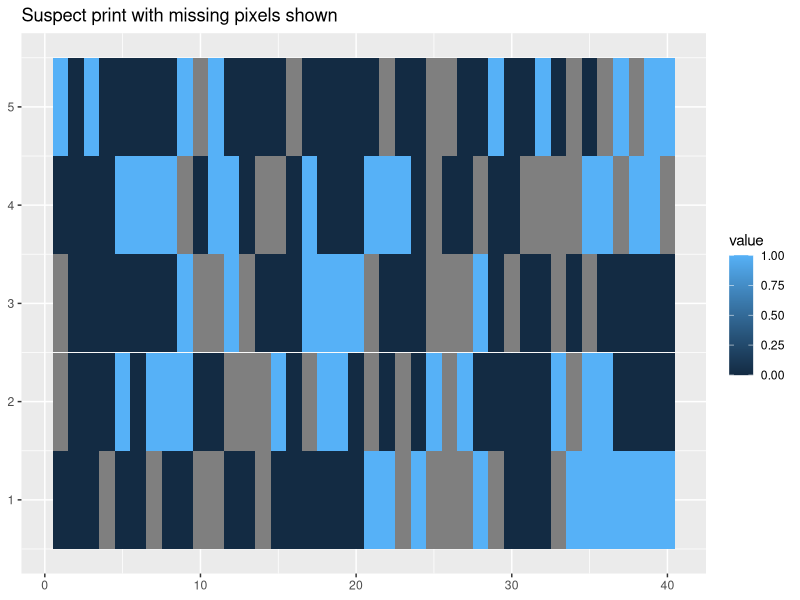
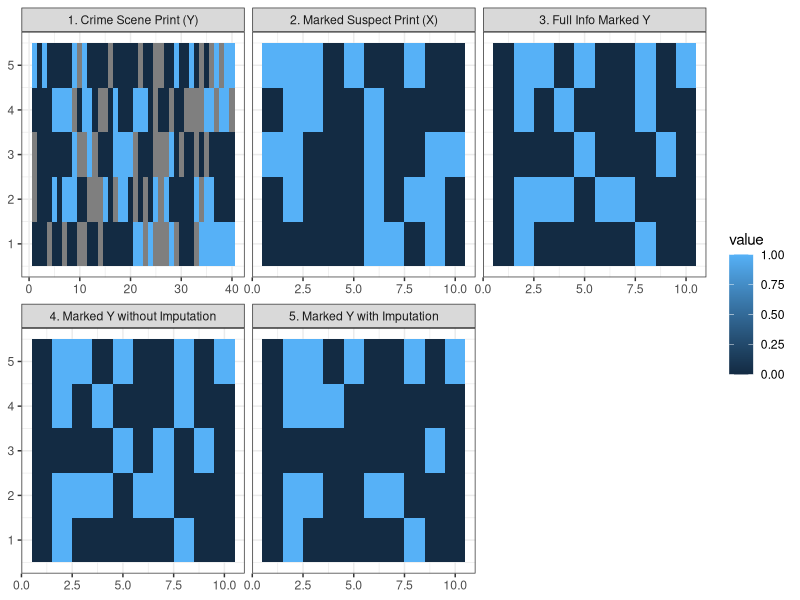

These figures' R source, in order: (Note: this script raises an error after producing the figures.)
# new imputation bias simulation
# i want 20 minutiae in x and y
# fingerprints are represented by 50 sections, each made up of 4 pixels
# pixels ~ bern(I(is minutia)*.75 + I(no_minutia)*.1)

library(ggplot2)
library(tidyverse)
library(reshape2)

set.seed(123)

sections <- 50
num_min <- 20 
num_bits <- sections*4

x_big <- sample(c(1:sections), num_min)
y_big <- sample(c(1:sections), num_min)

gen_yi <- function(j){
  has_min <- as.numeric(ceiling(j/4) %in% y_big)
  p <- .9*has_min + .1*(1-has_min)
  rbinom(1,1,p)
}
y <- sapply(1:num_bits, gen_yi)
y_miss <- y
y_miss[sample(c(1:num_bits), 50)] <- NA

miss_plot_df <- data.frame(Var1 = rep(1:40, 5), 
                           Var2 = rep(1:5, each = 40),
                           value = y_miss,
                           Type = "1. Crime Scene Print (Y)")

ggplot(miss_plot_df, aes(x = Var1, y = Var2, fill = value)) +
  geom_tile() + xlab(NULL) + ylab(NULL) + 
  ggtitle("Suspect print with missing pixels shown")

gen_xi <- function(j){
  has_min <- as.numeric(ceiling(j/4) %in% x_big)
  p <- has_min
  rbinom(1,1,p)
}
x <- sapply(1:num_bits, gen_xi)

y_impute <- sapply(1:num_bits, function(j) ifelse(is.na(y_miss[j]), x[j], y_miss[j]))
rnd.mean <- function(x) round(mean(x, na.rm = T))

X <- matrix(sapply(1:50, function(j) (j %in% x_big)*1), ncol = 5, byrow = T)
Y <- matrix(sapply(1:50, function(j) (j %in% y_big)*1), ncol = 5, byrow = T)
Y_est <- matrix(apply(matrix(y, ncol = 4, byrow = T), 1, rnd.mean), ncol = 5, byrow = T)
Y_miss <- matrix(apply(matrix(y_miss, ncol = 4, byrow = T), 1, rnd.mean), ncol = 5, byrow = T)
Y_imp <- matrix(apply(matrix(y_impute, ncol = 4, byrow = T), 1, rnd.mean), ncol = 5, byrow = T)


plot.df <- data.frame(rbind(melt(X),melt(Y_est),melt(Y_miss),melt(Y_imp)))
plot.df$Type <- rep(c("2. Marked Suspect Print (X)",
                      "3. Full Info Marked Y", 
                      "4. Marked Y without Imputation", 
                      "5. Marked Y with Imputation"), each = sections)
plot.df <- rbind(plot.df, miss_plot_df)
ggplot(plot.df, aes(x = Var1, y = Var2, fill = value)) +
  geom_tile() + xlab(NULL) + ylab(NULL) +
  facet_wrap(~Type, scales = "free_x") + theme_bw()

# break out figures
plot.df$type <- rep(c("Latent print (y)",
                      "Exemplar (x)",
                      "Criminal's true print", 
                      "4. Marked Y without Imputation", 
                      "Criminal's print marked"), each = sections)

plot.df$type <- ifelse(plot.df$Type == "2. Marked Suspect Print (X)", "Exemplar (x)",
                       ifelse(plot.df$Type == "3. Full Info Marked Y","Criminal's true print",
                              ifelse(plot.df$Type == "4. Marked Y without Imputation","4. Marked Y without Imputation",
                                     ifelse(plot.df$Type == "5. Marked Y with Imputation", "Criminal's marked print",
                                            "Criminal's latent print (y)"))))

plot.df %>%
  filter(type %in% c("Criminal's latent print (y)","Exemplar (x)")) %>%
  mutate(
    type = ifelse(type == "Exemplar (x)", " Exemplar (x)", type), # for ordering facets
    label = ifelse(value == 1, "*", NA) # Mark minutiae with *
  ) %>%
  ggplot(aes(x = Var1, y = Var2, fill = is.na(value))) +
  geom_tile() + 
  geom_text(aes(label = label)) +
  xlab(NULL) + 
  ylab(NULL) +
  facet_wrap(vars(type), scales = "free_x") + 
  scale_fill_grey(start = .8, end = 0, na.value = "black") +
  theme_minimal() +
  theme(legend.position = "none",
        panel.grid.major = element_blank(), 
        panel.grid.minor = element_blank())

ggsave("latentVsexemplar.png",width = 4, height = 2.5)

plot.df %>%
  filter(type %in% c("Criminal's true print","Exemplar (x)")) %>%
  mutate(
    type = ifelse(type == "Exemplar (x)", " Exemplar (x)", type), # for ordering facets
    label = ifelse(value == 1, "*", NA) # Mark minutiae with *
  ) %>%
  ggplot(aes(x = Var1, y = Var2, fill = is.na(value))) +
  geom_tile() + 
  geom_text(aes(label = label)) +
  xlab(NULL) + 
  ylab(NULL) +
  scale_fill_grey(start = .8, end = 0, na.value = "black") +
  facet_wrap(~type, scales = "free_x") + 
  theme_minimal() +
  theme(legend.position = "none",
        panel.grid.major = element_blank(), 
        panel.grid.minor = element_blank())

ggsave("trueVsexemplar.png",width = 4, height = 2.5)

plot.df %>%
  filter(type %in% c("Criminal's marked print","Exemplar (x)")) %>%
  mutate(
    type = ifelse(type == "Exemplar (x)", " Exemplar (x)", type), # for ordering facets
    label = ifelse(value == 1, "*", NA) # Mark minutiae with *
  ) %>%
  ggplot(aes(x = Var1, y = Var2, fill = is.na(value))) +
  geom_tile() + 
  geom_text(aes(label = label)) +
  xlab(NULL) + 
  ylab(NULL) +
  scale_fill_grey(start = .8, end = .2, na.value = "black") +
  facet_wrap(~type, scales = "free_x") + 
  theme_minimal() +
  theme(legend.position = "none",
        panel.grid.major = element_blank(), 
        panel.grid.minor = element_blank())

ggsave("markedVsexemplar.png",width = 4, height = 2.5)

sum(which(X==1)%in%which(Y==1)) # true matches
sum(which(X==1)%in%which(Y_est==1)) # matches marked without missingness
sum(which(X==1)%in%which(Y_miss==1)) # matches in the presence of missingness
sum(which(X==1)%in%which(Y_imp==1)) # matches with imputation

# show where improper match is
temp = Y
temp[(X==Y) &(X==1)] <- 10
temp[(X==1)&(Y_imp==1)&(Y_miss==0)] <- (-10)
ggplot(melt(temp), aes(x = Var1, y = Var2, fill = value)) + geom_tile()